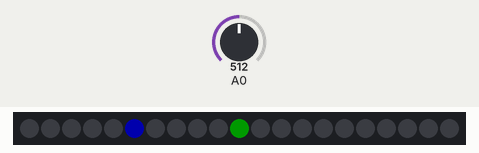
A sketch run on a simulated Arduino Uno, built for the host (arithmetic inside an expression is 32-bit, double 64-bit). Parts: 21 RGB LEDs in strip order, left to right. Inputs (shaded band) come from the test bench; at power-on: A0 = 512. Dim RGB values are drawn brighter than linear; what the sketch prints to the serial monitor is not drawn.

Above: at 1.25 s.
1.3 s: A0 set to 1023
At 1.5 s:
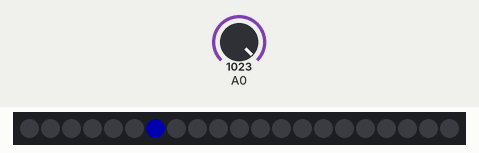
3.3 s: A0 set to 1006
At 4.4 s:
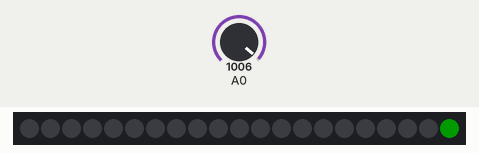
4.8 s: A0 set to 900
At 4.9 s:
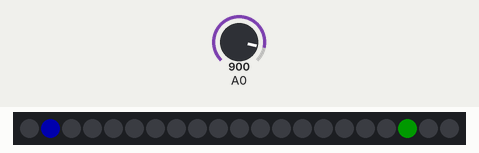
Timing chart, 0 to 6.2 s (numbered marks = the images above; inputs shaded):
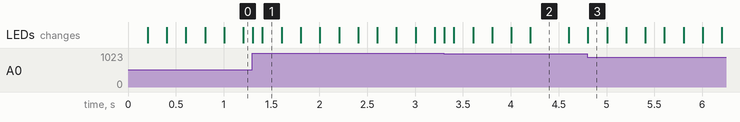

Measured:
- the behaviour switches between 1023 and 1022 on A0 (found by bisection; images 1 and 2)
- after the input at 1.3 s, the LEDs: first change at once (image 1 shows a later state)
- after the input at 3.3 s, the LEDs: first change at once (image 2 shows a later state)

The sketch:

FastLED_sensorInput.ino
```cpp
#include <FastLED.h>

// How many leds in your strip?
#define NUM_LEDS 21

#define DATA_PIN 3

// Define the array of leds
CRGB leds[NUM_LEDS];

int led = -1;      // which LED to light up in our background animation (start at -1 because we increment +1 as soon as animation starts)
int sensorLED;     // which LED to light up in response to sensor

void setup() {
  // GRB ordering is assumed
  FastLED.addLeds<WS2812, DATA_PIN, GRB>(leds, NUM_LEDS);
  FastLED.setBrightness(50);
  Serial.begin(57600);
}

void loop() {

  // SENSOR CONTROLLED MOVING DOT (on top of the animation):
  int val = analogRead(A0);
  // A pot would be mapped from 0-1023, but an IR distance sensor might be 5-695
  sensorLED = map(val,  0, 1023,  0, NUM_LEDS);

  // make sure numbers stay within range:
  sensorLED = constrain(sensorLED, 0, NUM_LEDS);

  Serial.print(val);
  Serial.print(" = ");
  Serial.println(sensorLED);

  leds[sensorLED] = CRGB::Green;
  FastLED.show();

  // clear that LED for next time, but don't show right away
  leds[sensorLED] = CRGB::Black;


  // background animation, increment a dot through the whole strip:
  EVERY_N_MILLISECONDS(200) {       // change number to speed up or slow down
    // clear the *most recent* LED
    leds[led] = CRGB::Black;

    // increment to next LED
    led = led + 1;
    if (led > NUM_LEDS) led = 0;    // at the end of the strip, go back to the start
    leds[led] = CRGB::Blue;
  }

}
```
